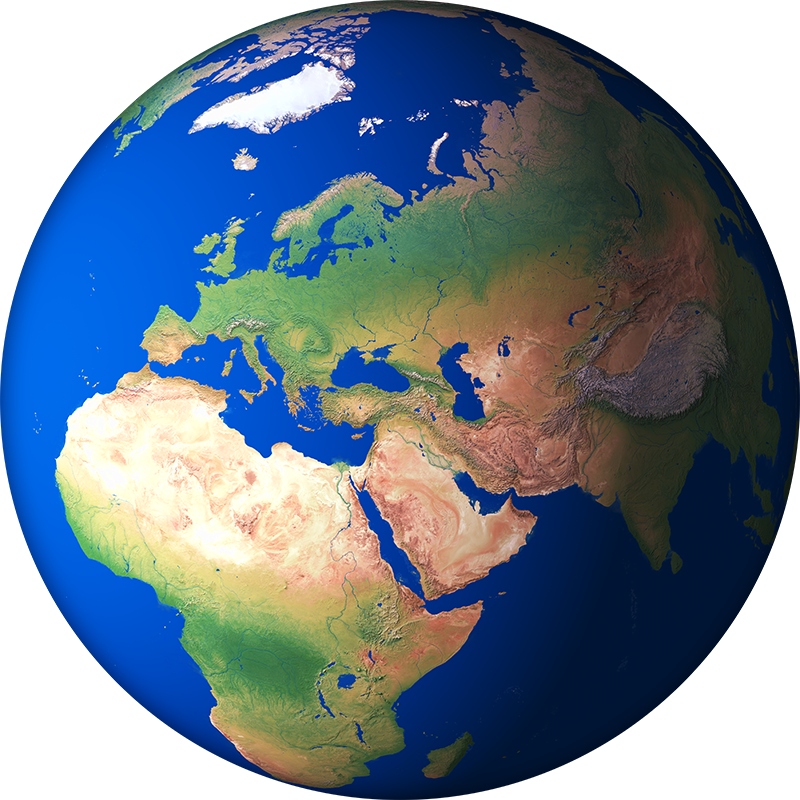
#> input picture lab9/obraz1.png, 800 x 800 px
$ jupyter execute Zadanie_2_i_3.ipynb
#> lines starting #> are read from the running program, lines starting #| are printed output that depends on the picture
[cell 1]
from PIL import Image
import matplotlib.pyplot as plt

[cell 2]
obraz1 = Image.open('obraz1.png')
#> obraz1 is the input picture: PIL image 800x800 RGBA; mean R, G, B, A 61.4, 85.2, 111, 200.3
print(f'Tryb obrazu: {obraz1.mode}')
#| Tryb obrazu: RGBA

[cell 3]
r, g, b, a = obraz1.split()

obraz3 = Image.new('RGB', obraz1.size, (255,255,255))
#> obraz3: PIL image 800x800 RGB; every value is 255
obraz3.paste(obraz1, (0, 0), a)
print(f'Tryb obrazu: {obraz3.mode}')
#| Tryb obrazu: RGB

<h1><center><font size="10">Zadanie 2:</font></center></h1>

<h2><center><font size="6">ppkt b:</font></center></h2>

[cell 4]
tryby =  ['CMYK','YCbCr','HSV']

for i, t in enumerate(tryby, start=1):  # Metoda na numerowanie i zarazem pobieranie elementów z listy w pętli
    file_name = "tryb "+ str(t) # Tworzenie tytułów nad obrazami na diagramie
    im_c = obraz3.convert(t)    # Zmiana trybów w pętli

    plt.subplot(1, 3, i)    # Tworzenie miejsca na obrazy
    plt.title(str(file_name))   # Tytułowanie obrazów
    plt.imshow(im_c)    # Wyświetlanie obrazów
    plt.axis('off') # Usuwanie osi z diagramów

    plt.tight_layout()  # "Ściśnięcie" obrazów aby nie były "rozstrzelone"
    plt.savefig('fig1.png')

<h2><center><font size="6">ppkt b:</font></center></h2>

[cell 5]
tryby =  ['CMYK','YCbCr','HSV']
file_name = "tryb "+ str(tryby[0])
im_c = obraz3.convert(tryby[0])
C, M, Y, K = im_c.split()
#> K: PIL image 800x800 L; every value is 0

plt.subplot(1, 4, 1)
plt.title(f'{file_name}:\nkanał C')
plt.imshow(C, "gray")
plt.axis('off')

plt.subplot(1, 4, 2)
plt.title(f'{file_name}:\nkanał M')
plt.imshow(M, "gray")
plt.axis('off')

plt.subplot(1, 4, 3)
plt.title(f'{file_name}:\nkanał Y')
plt.imshow(Y, "gray")
plt.axis('off')

plt.subplot(1, 4, 4)
plt.title(f'{file_name}:\nkanał K')
plt.imshow(K, "gray")
plt.axis('off')

plt.tight_layout()
plt.savefig('cmyk.png')

[cell 6]
tryby =  ['CMYK','YCbCr','HSV']
file_name = "tryb "+ str(tryby[1])
im_c = obraz3.convert(tryby[1])
Y, Cb, Cr = im_c.split()
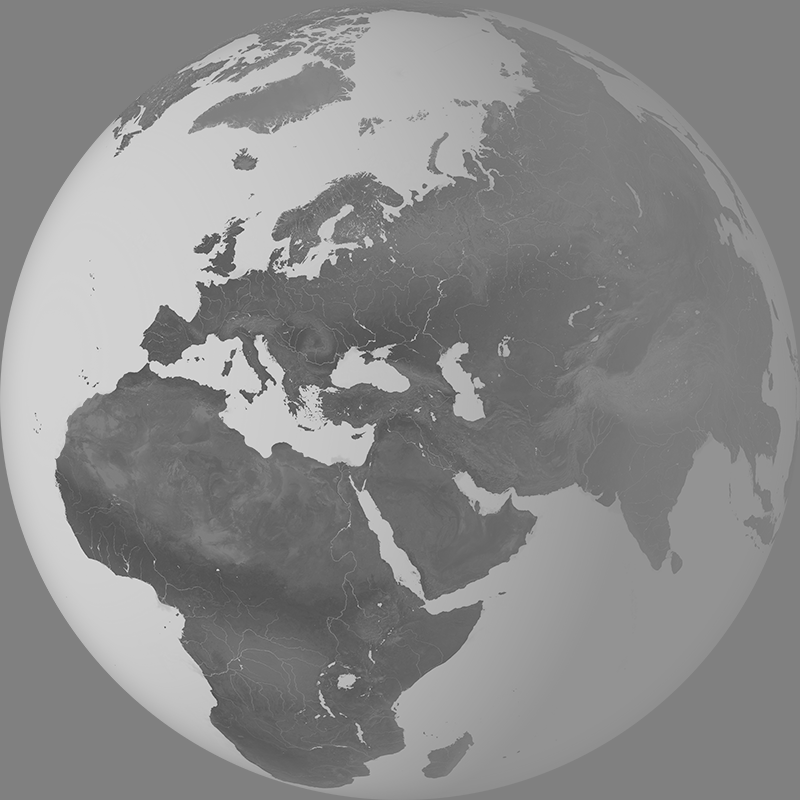
#> Cb: PIL image 800x800 L; min 40, max 238, mean 138.1
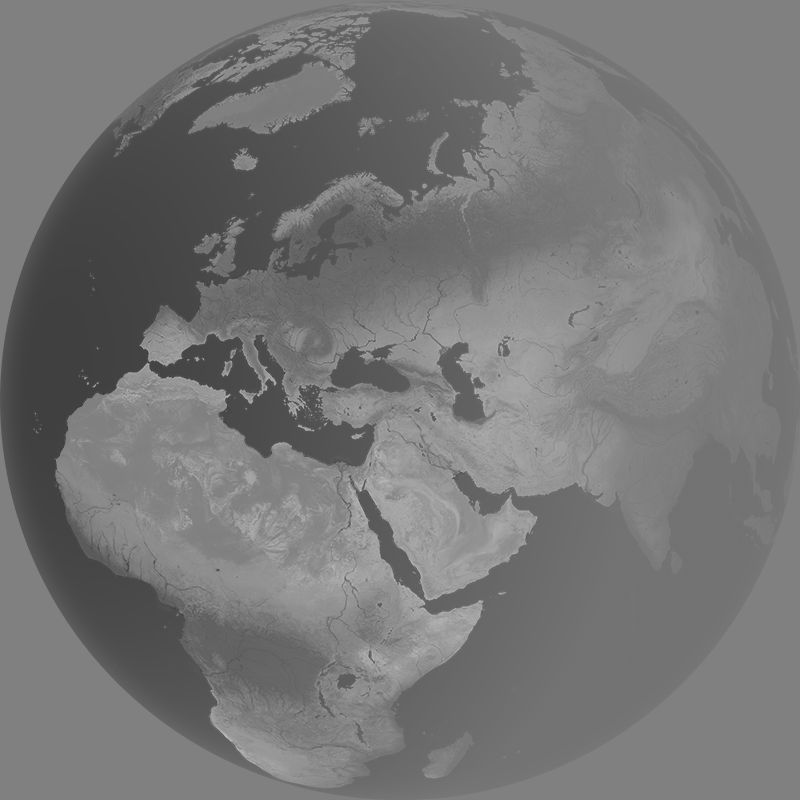
#> Cr: PIL image 800x800 L; min 55, max 191, mean 118

plt.subplot(1, 3, 1)
plt.title(f'{file_name}:\nkanał Y')
plt.imshow(Y, "gray")
plt.axis('off')

plt.subplot(1, 3, 2)
plt.title(f'{file_name}:\nkanał Cb')
plt.imshow(Cb, "gray")
plt.axis('off')

plt.subplot(1, 3, 3)
plt.title(f'{file_name}:\nkanał Cr')
plt.imshow(Cr, "gray")
plt.axis('off')

plt.tight_layout()
plt.savefig('ycbcr.png')

[cell 7]
tryby =  ['CMYK','YCbCr','HSV']
file_name = "tryb "+ str(tryby[2])
im_c = obraz3.convert(tryby[2])
H, S, V = im_c.split()
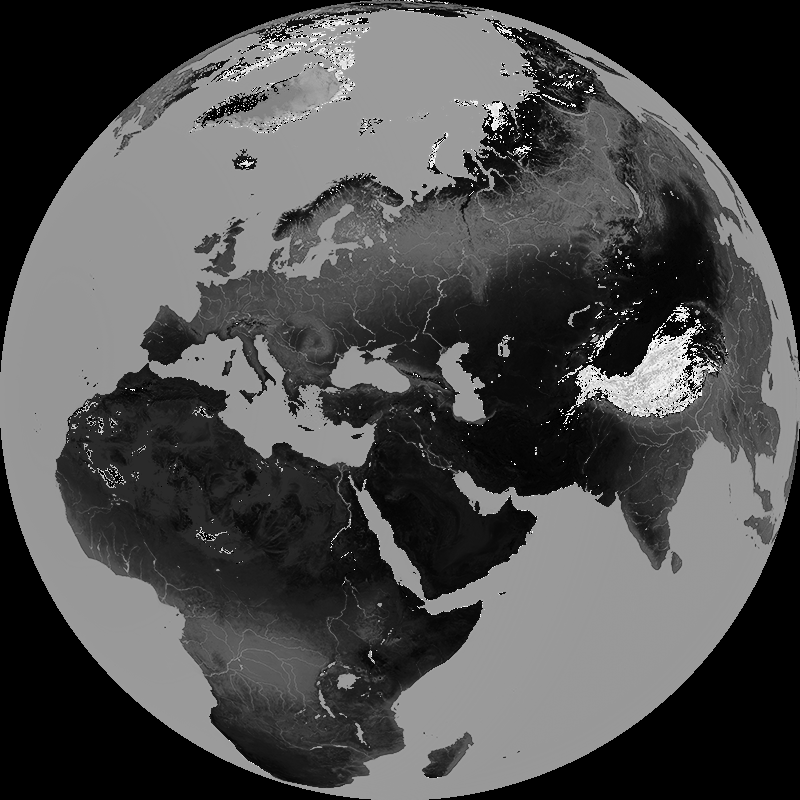
#> H: PIL image 800x800 L; min 0, max 254, mean 77.2
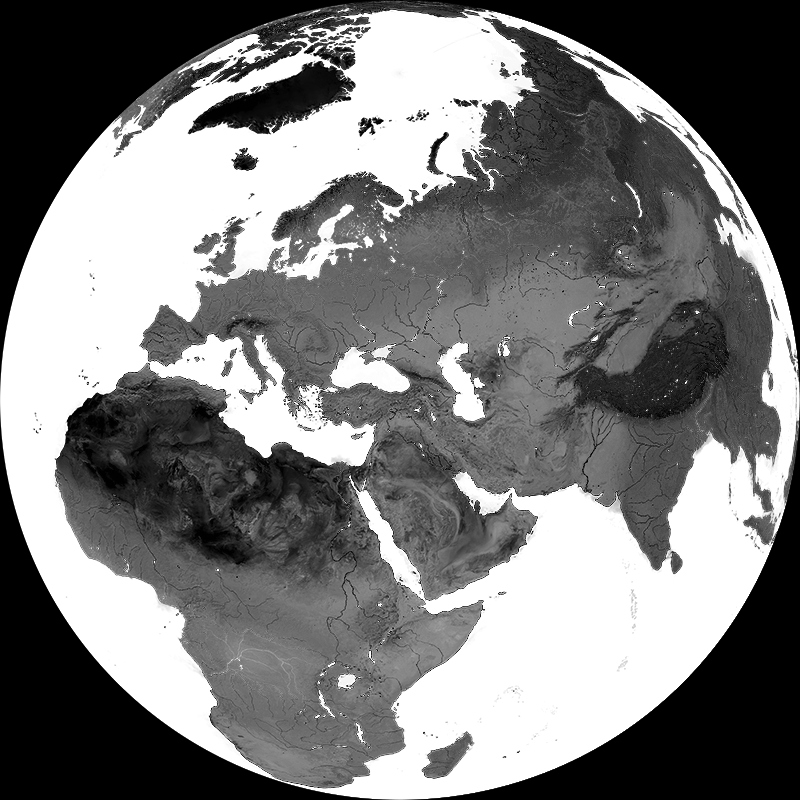
#> S: PIL image 800x800 L; min 0, max 255, mean 123.5
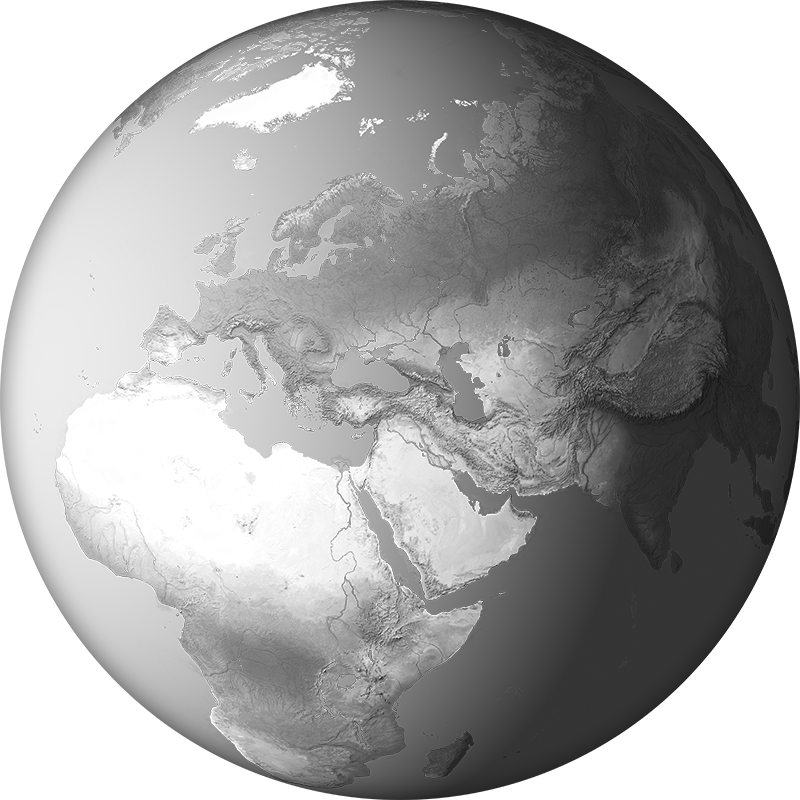
#> V: PIL image 800x800 L; min 15, max 255, mean 167.2

plt.subplot(1, 3, 1)
plt.title(f'{file_name}:\nkanał H')
plt.imshow(H, "gray")
plt.axis('off')

plt.subplot(1, 3, 2)
plt.title(f'{file_name}:\nkanał S')
plt.imshow(S, "gray")
plt.axis('off')

plt.subplot(1, 3, 3)
plt.title(f'{file_name}:\nkanał V')
plt.imshow(V, "gray")
plt.axis('off')

plt.tight_layout()
plt.savefig('hsv.png')

<h1><center><font size="10">Zadanie 3:</font></center></h1>

[cell 8]
obraz4 = Image.open('obraz4.jpg')
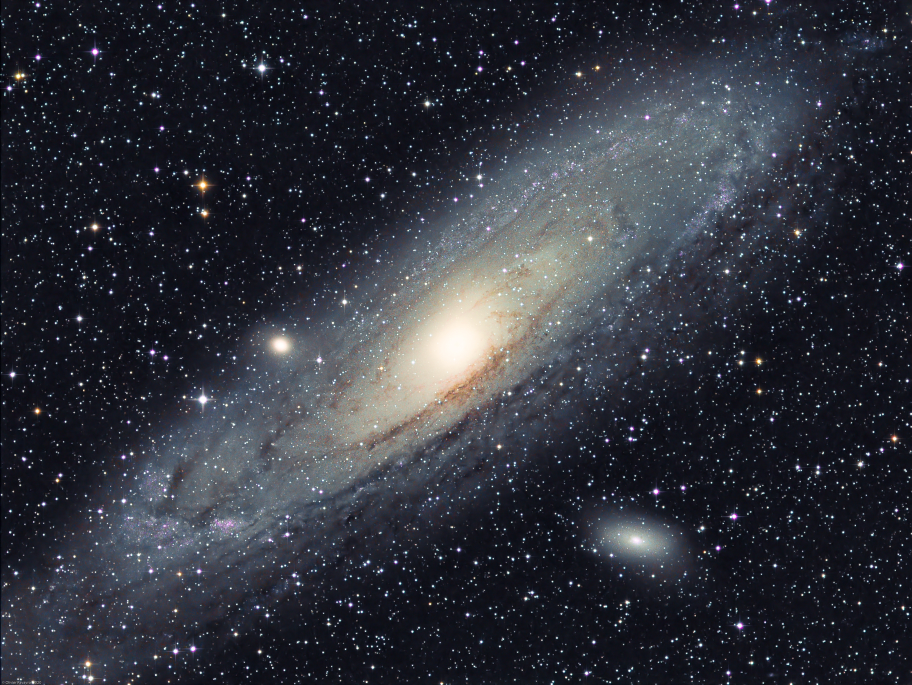
#> input picture lab9/obraz4.jpg, 1824 x 1370 px (shown at 1/2 size)
#> obraz4 is the input picture: PIL image 1824x1370 RGB; mean R, G, B 47.7, 50.2, 59
print(f'Przed zmianą:\nWymiary obrazu: {obraz1.size},\nwymiary tła: {obraz4.size}.', end='\n\n')
#| Przed zmianą:
#| Wymiary obrazu: (800, 800),
#| wymiary tła: (1824, 1370).
obraz4 = obraz4.resize(obraz1.size)
#> obraz4: PIL image 800x800 RGB
print(f'Po zmianie:\nWymiary obrazu: {obraz1.size},\nwymiary tła: {obraz4.size}.')
#| Po zmianie:
#| Wymiary obrazu: (800, 800),
#| wymiary tła: (800, 800).

<h2><center><font size="6">ppkt a:</font></center></h2>

[cell 9]
r, g, b, a = obraz1.split()

tlo1 = obraz4.copy()
tlo1.paste(obraz1, (0, 0), a)
tlo1

<h2><center><font size="6">ppkt b:</font></center></h2>

[cell 10]
r, g, b, a = obraz1.split()

tlo2 = obraz1.copy()
tlo2.paste(obraz4, (0, 0), a)
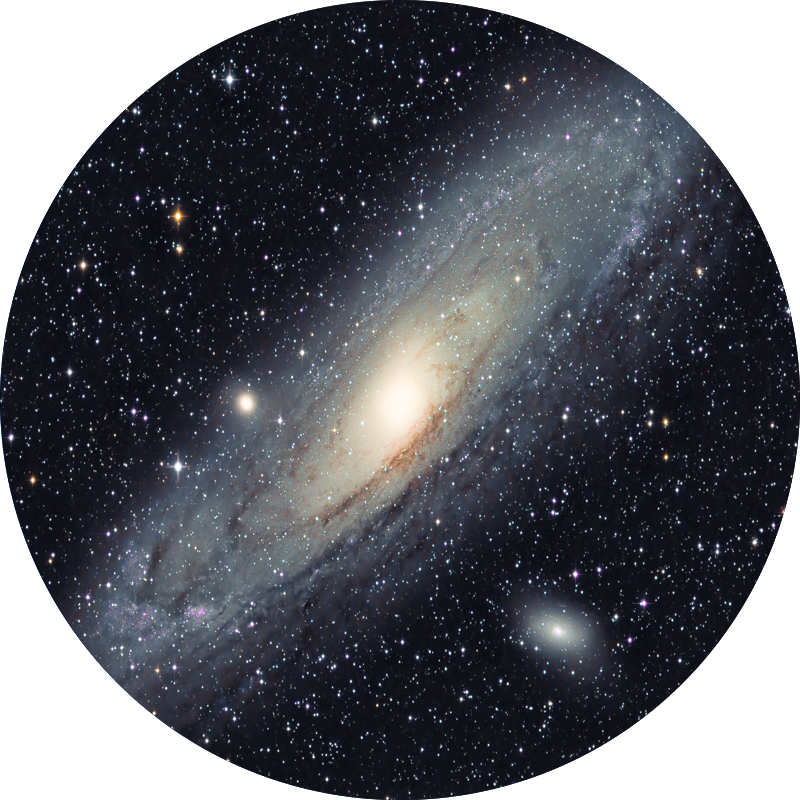
#> tlo2: PIL image 800x800 RGBA; mean R, G, B, A 42.2, 51.2, 68.4, 200.4; transparent parts drawn white
tlo2

<h2><center><font size="6">ppkt c:</font></center></h2>

[cell 11]
plt.subplot(1, 2, 1)
plt.title(f'obraz1 z kanałem alfa\nobraz4 jako tło')
plt.imshow(tlo1)
plt.axis('off')

plt.subplot(1, 2, 2)
plt.title(f'obraz4 z kanałem alfa z obrazu1\nobraz1 jako tło')
plt.imshow(tlo2)
plt.axis('off')

plt.tight_layout()
plt.savefig('fig2.png')
